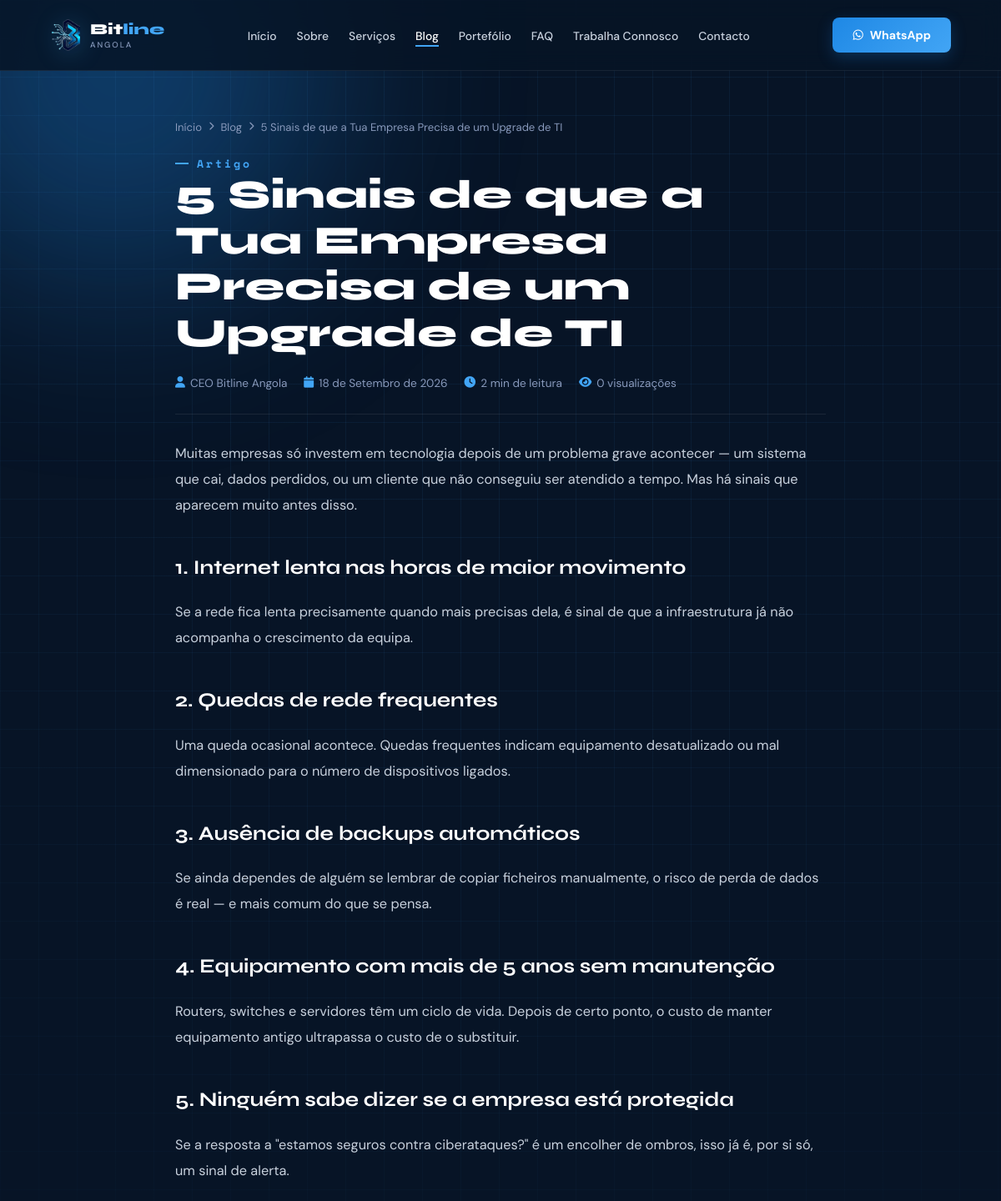
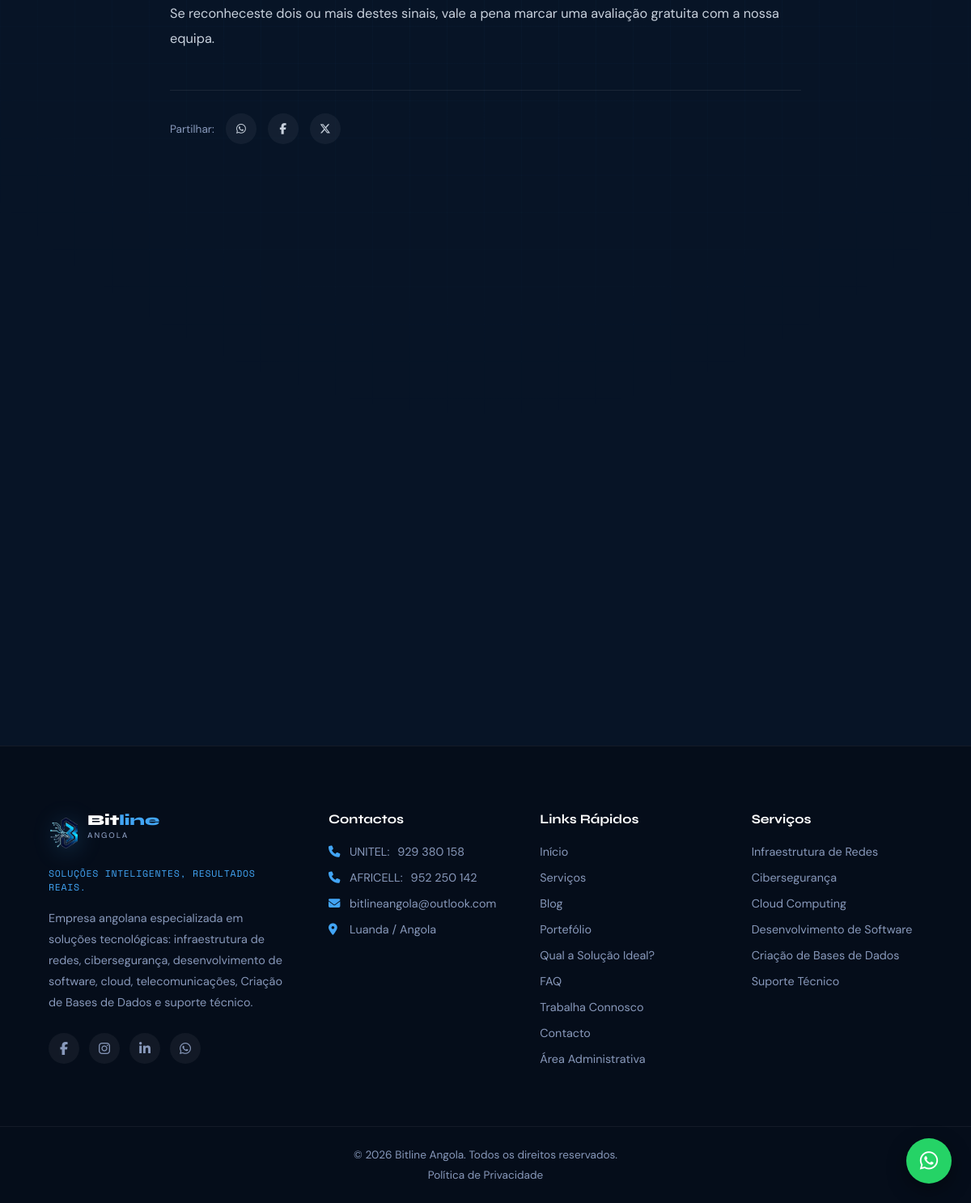
/artigo.php?slug=5-sinais-que-a-tua-empresa-precisa-de-upgrade-de-ti, run on the app's committed database (2 pictures, top to bottom).
### tables this page shows
CREATE TABLE IF NOT EXISTS artigos (
  id INT AUTO_INCREMENT PRIMARY KEY,
  titulo VARCHAR(200) NOT NULL,
  slug VARCHAR(220) NOT NULL UNIQUE,
  resumo VARCHAR(300) NOT NULL,
  conteudo LONGTEXT NOT NULL,
  imagem VARCHAR(255) DEFAULT NULL,
  status ENUM('rascunho','publicado') NOT NULL DEFAULT 'rascunho',
  destaque TINYINT(1) NOT NULL DEFAULT 0,
  visualizacoes INT NOT NULL DEFAULT 0,
  autor_id INT DEFAULT NULL,
  criado_em DATETIME NOT NULL DEFAULT CURRENT_TIMESTAMP,
  atualizado_em DATETIME NOT NULL DEFAULT CURRENT_TIMESTAMP ON UPDATE CURRENT_TIMESTAMP,
  CONSTRAINT fk_artigos_autor FOREIGN KEY (autor_id) REFERENCES admins(id) ON DELETE SET NULL,
  INDEX idx_status (status),
  INDEX idx_criado_em (criado_em)
);

### includes/funcoes.php (called while the page is built, shortened)
<?php
function limpar(string $texto): string
{
    return htmlspecialchars(trim($texto), ENT_QUOTES, 'UTF-8');
}
function formatarData(string $dataMysql): string
{
    $meses = [
        1 => 'Janeiro', 2 => 'Fevereiro', 3 => 'Março', 4 => 'Abril',
        5 => 'Maio', 6 => 'Junho', 7 => 'Julho', 8 => 'Agosto',
        9 => 'Setembro', 10 => 'Outubro', 11 => 'Novembro', 12 => 'Dezembro',
    ];
    $timestamp = strtotime($dataMysql);
    return date('d', $timestamp) . ' de ' . $meses[(int) date('n', $timestamp)] . ' de ' . date('Y', $timestamp);
}
function tempoLeitura(string $conteudo): int
{
    $palavras = str_word_count(strip_tags($conteudo));
    return max(1, (int) ceil($palavras / 200));
}

### artigo.php (the view, shortened to what this page needs)
<?php
require_once __DIR__ . '/includes/funcoes.php';
$pdo  = getConnection();
$slug = isset($_GET['slug']) ? trim($_GET['slug']) : '';
$stmt = $pdo->prepare(
    'SELECT a.*, ad.nome AS autor_nome
     FROM artigos a
     LEFT JOIN admins ad ON ad.id = a.autor_id
     WHERE a.slug = :slug AND a.status = "publicado"
     LIMIT 1'
);
$stmt->execute([':slug' => $slug]);
$artigo = $stmt->fetch();
require __DIR__ . '/includes/header.php';
?>
  <section id="artigo-single">
    <div class="artigo-container reveal">
      <div class="artigo-breadcrumb">
        <a href="index.php">Início</a> <i class="fa-solid fa-chevron-right"></i>
        <a href="blog.php">Blog</a> <i class="fa-solid fa-chevron-right"></i>
        <span><?= limpar($artigo['titulo']) ?></span>
      </div>
      <span class="section-label">Artigo</span>
      <h1 class="artigo-titulo"><?= limpar($artigo['titulo']) ?></h1>
      <div class="artigo-meta">
        <span><i class="fa-solid fa-user"></i> <?= limpar($artigo['autor_nome'] ?? 'Equipa Bitline') ?></span>
        <span><i class="fa-solid fa-calendar"></i> <?= formatarData($artigo['criado_em']) ?></span>
        <span><i class="fa-solid fa-clock"></i> <?= tempoLeitura($artigo['conteudo']) ?> min de leitura</span>
        <span><i class="fa-solid fa-eye"></i> <?= (int) $artigo['visualizacoes'] ?> visualizações</span>
      </div>
      <div class="artigo-conteudo">
        <?= $artigo['conteudo']  ?>
      </div>
      <div class="artigo-partilhar">
        <span>Partilhar:</span>
        <a href="https://wa.me/?text=<?= urlencode($artigo['titulo'] . ' - ' . SITE_URL . '/artigo.php?slug=' . $artigo['slug']) ?>" target="_blank" aria-label="Partilhar no WhatsApp"><i class="fa-brands fa-whatsapp"></i></a>
        <a href="https://www.facebook.com/sharer/sharer.php?u=<?= urlencode(SITE_URL . '/artigo.php?slug=' . $artigo['slug']) ?>" target="_blank" aria-label="Partilhar no Facebook"><i class="fa-brands fa-facebook-f"></i></a>
        <a href="https://twitter.com/intent/tweet?url=<?= urlencode(SITE_URL . '/artigo.php?slug=' . $artigo['slug']) ?>&text=<?= urlencode($artigo['titulo']) ?>" target="_blank" aria-label="Partilhar no X"><i class="fa-brands fa-x-twitter"></i></a>
      </div>
    </div>
  </section>
<?php require __DIR__ . '/includes/footer.php'; ?>

### css/estilo.css (style rules this page uses)
* { margin: 0; padding: 0; box-sizing: border-box; }
html { scroll-behavior: smooth; }
body { font-family: 'DM Sans', sans-serif; background: #071426; color: #ffffff; overflow-x: hidden; cursor: default; }
a { text-decoration: none; color: inherit; }
:root { --navy: #071426; --navy-mid: #0B1F3A; --navy-light: #10233D; --navy-soft: #133C74; --blue-accent: #1E88E5; --blue-glow: #42A5F5; --white: #FFFFFF; --white-dim: #C8D1DD; --grey: #8899BB; --container: 1200px; --cor-primaria: var(--navy-mid); --cor-secundaria: var(--navy-soft); --cor-azul: var(--blue-accent); --cor-azul-claro: var(--blue-glow); --cor-branca: var(--white); --cor-cinza: var(--white-dim); --cor-preta: #000000; }
.reveal { opacity: 0; transform: translateY(28px); transition: all 0.7s cubic-bezier(.2,.7,.3,1); }
.reveal.visible { opacity: 1; transform: translateY(0); }
.section-header span, .section-title span, .section-label { display: inline-block; color: var(--blue-glow); font-weight: 700; letter-spacing: 3px; font-size: 0.82rem; font-family: 'Space Mono', monospace; position: relative; padding-left: 26px; }
.section-header span::before, .section-label::before { content: ''; position: absolute; left: 0; top: 50%; transform: translateY(-50%); width: 16px; height: 2px; background: var(--blue-glow); }
#artigo-single { padding: 60px 0 110px; }
.artigo-container { max-width: 780px; margin: 0 auto; }
.artigo-breadcrumb { display: flex; align-items: center; gap: 8px; flex-wrap: wrap; font-size: 0.82rem; color: var(--grey); margin-bottom: 24px; }
.artigo-breadcrumb a { color: var(--grey); }
.artigo-breadcrumb i { font-size: 0.65rem; }
.artigo-titulo { font-family: 'Syne', sans-serif; font-size: clamp(2rem, 4.5vw, 3rem); font-weight: 800; line-height: 1.15; margin-bottom: 24px; }
.artigo-meta { display: flex; flex-wrap: wrap; gap: 20px; font-size: 0.85rem; color: var(--grey); padding-bottom: 28px; margin-bottom: 32px; border-bottom: 1px solid rgba(255,255,255,0.08); }
.artigo-meta span { display: flex; align-items: center; gap: 6px; }
.artigo-meta i { color: var(--blue-glow); }
.artigo-conteudo { font-size: 1.02rem; line-height: 1.9; color: var(--white-dim); }
.artigo-conteudo p { margin-bottom: 22px; }
.artigo-conteudo h2, .artigo-conteudo h3 { font-family: 'Syne', sans-serif; color: var(--white); margin: 36px 0 16px; font-weight: 700; }
.artigo-conteudo h2 { font-size: 1.5rem; }
.artigo-partilhar { display: flex; align-items: center; gap: 14px; margin-top: 48px; padding-top: 28px; border-top: 1px solid rgba(255,255,255,0.08); font-size: 0.85rem; color: var(--grey); }
.artigo-partilhar a { width: 38px; height: 38px; display: flex; align-items: center; justify-content: center; border-radius: 50%; background: rgba(255,255,255,0.05); color: var(--white-dim); transition: all 0.25s; }

### data on the page
artigos: titulo "5 Sinais de que a Tua Empresa Precisa de um Upgrade de TI", autor.nome "CEO Bitline Angola", criado_em "18 de Setembro de 2026", conteudo "2", visualizacoes "0", conteudo "Muitas empresas só investem em tecnologia depois de um problema grave acontecer — um sistema que cai, dados perdidos, ou um cliente que não conseguiu ser atendido a tempo. Mas há sinais que aparecem muito antes disso. 1. Internet lenta nas horas de maior movimento Se a rede fica lenta precisamente quando mais precisas dela, é sinal de que a infraestrutura já não acompanha o crescimento da equipa. 2. Quedas de rede frequentes Uma queda ocasional acontece. Quedas frequentes indicam equipamento desatualizado ou mal dimensionado para o número de dispositivos ligados. 3. Ausência de backups automáticos Se ainda dependes de alguém se lembrar de copiar ficheiros manualmente, o risco de perda de…"

### other printed values
formatarTelefone(CONTACTO_UNITEL) "929 380 158"
formatarTelefone(CONTACTO_AFRICELL) "952 250 142"
